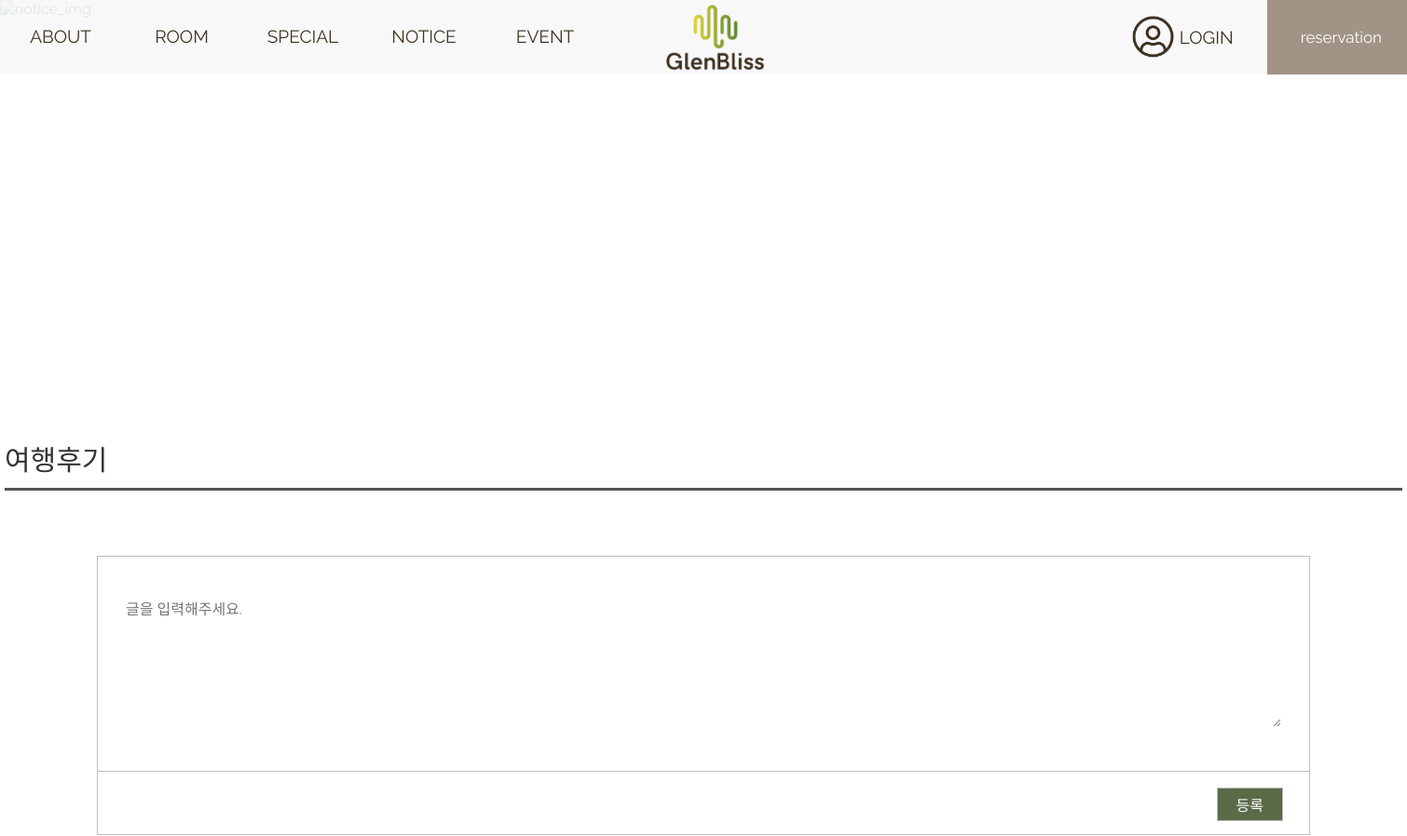
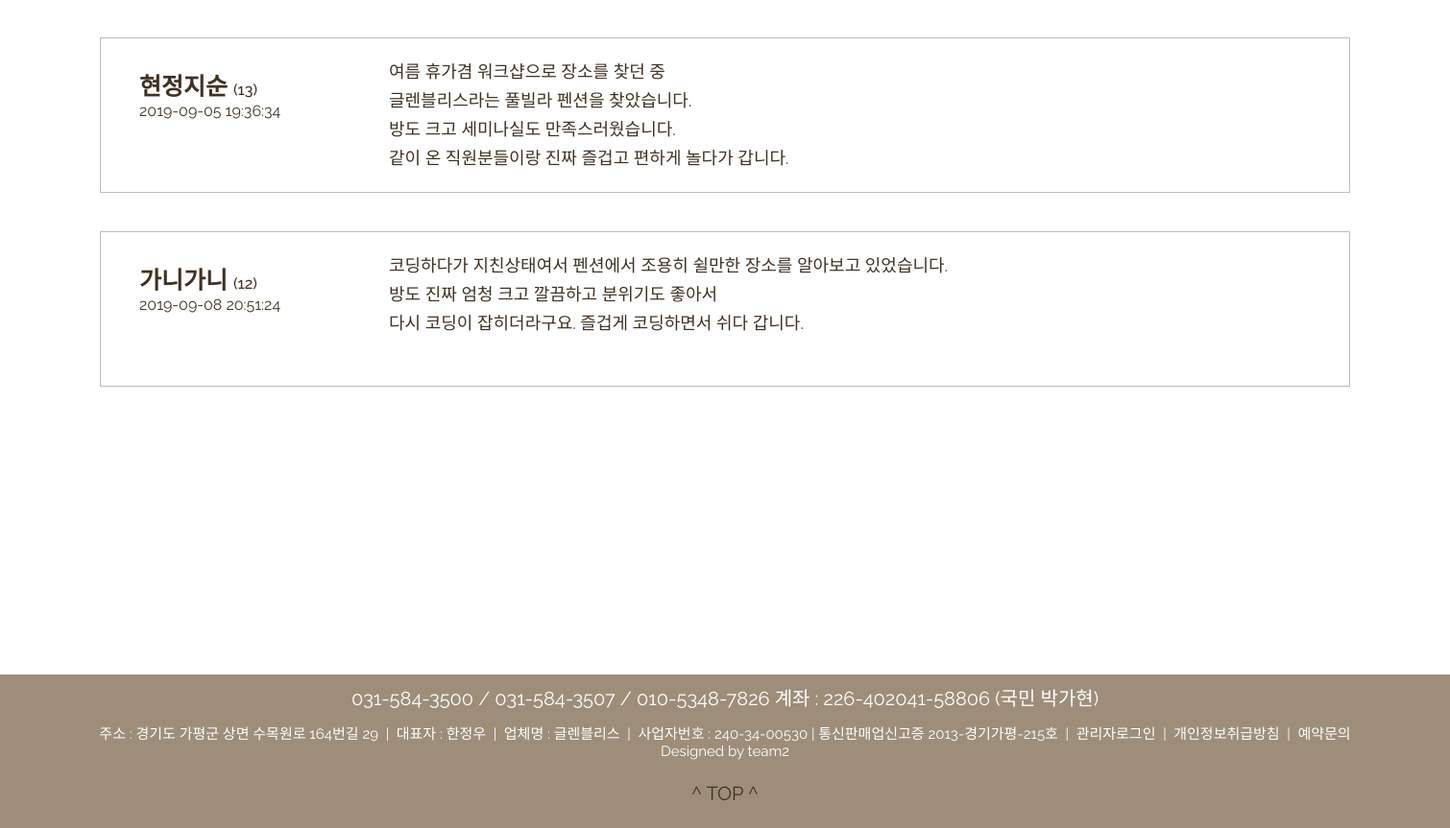
Screenshot of /GlenBliss/html/notice/review.php with the database file from the repository (2 pictures, top to bottom).
### tables this page shows
CREATE TABLE `review` (
  `REV_ID` int(11) NOT NULL,
  `REV_CONTENTS` varchar(1000) DEFAULT NULL,
  `REV_MEM_USERID` int(11) NOT NULL,
  `REV_MEM_NICKNAME` char(100) NOT NULL,
  `REV_DATE` datetime DEFAULT NULL,
  `REV_VOID` varchar(1000) DEFAULT NULL
);

### GlenBliss/php/common.php (called while the page is built, shortened)
<?php
function sqlDB(&$conn, &$result, $sql) {
        $result = @mysqli_query($conn,$sql);
        return 1;
}
?>

### GlenBliss/html/notice/review.php (the view, shortened to what this page needs)
<?php
include('../../php/common.php');
$sql = "SELECT * FROM REVIEW ORDER BY REV_ID DESC";
sqlDB($conn, $result, $sql);
while($row = mysqli_fetch_assoc($result)){
    @$ment_list .= "
        <div class='ment'>
            <div class='user'>
                <h1>".$row['REV_MEM_NICKNAME']." <span>(".$row['REV_MEM_USERID'].")</span></h1>
                <p>{$row['REV_DATE']}</p>
            </div>
            <div class='comment'>
                <p>{$row['REV_CONTENTS']}</p>
            </div>
    ";
    $ment_list .= "
        </div>
        <div class='clear'></div>
    ";
};
?>
<!DOCTYPE html>
<html lang="ko">
    <head>
        <link rel="stylesheet" href="https://cdn.jsdelivr.net/npm/xeicon@2.3.3/xeicon.min.css">
        <link rel="stylesheet" href="../../css/reset.css">
        <link rel="stylesheet" href="../../css/header.css">
        <link rel="stylesheet" href="../../css/footer.css">
        <link rel="stylesheet" href="../../css/notice/review.css">
    </head>
    <body>
        <div id="wrap">
            <?php include("../../php/header.php"); ?>
            <div class='notice_nav'>
                <div>
                    <h1><a href="./notice.php">공지사항</a>
                    </h1>
                    <h1><a href="./question.php">이용문의</a>
                    </h1>
                    <h1><a href="./review.php">여행후기</a>
                    </h1>
                    <h1><a href="./guide.php">예약안내</a>
                    </h1>
                </div>
            </div>
            <div class='contents'>
                <h2>여행후기</h2>
                <div class='horizon1'></div>
                <table class='table'>
                    <form  method='POST' action='./review.php'>
                    <tr>
                        <td><textarea name='content' placeholder="글을 입력해주세요."></textarea></td>
                    </tr>
                    <tr>
                        <td><button type='submit' name='submit'>등록</button></td>
                    </tr>
                    </form>
                </table>
                <?=@$ment_list?>
		<div class='space_box'></div>
            </div>
            <?php include("../../php/footer.php"); ?>
        </div>
    </body>
</html>

### GlenBliss/css/header.css (style rules this page uses)
html { scroll-behavior: smooth; }
#wrap { width: 100%; background-color: #fff; }

### GlenBliss/css/notice/review.css (style rules this page uses)
html, body { width: 100%; }
button { cursor: pointer; }
a { text-decoration: none; color: inherit; }
.notice_nav { width: 100%; height: 400px; position: relative; }
.notice_nav > div { width: 750px; height: 40px; position: absolute; bottom: 10%; left: 50%; margin-left: -375px; }
.notice_nav h1:first-child { margin-left: 0; }
.notice_nav h1 { width: 85px; height: 40px; font-size: 22px; color: #fff; float: left; margin-left: 130px; cursor: pointer; }
.contents { width: 1500px; margin: auto; margin-top: 70px; position: relative; }
.contents h2 { font-size: 30px; color: #333; font-weight: 500; }
.contents .horizon1 { width: 100%; height: 3px; background-color: #555; margin-top: 10px; }
.contents .table { width: 1300px; height: 300px; margin: auto; margin-top: 70px; border-collapse: collapse; position: relative; }
.contents .table tbody tr:first-child { width: 100%; height: 200px; }
.contents .table tbody tr:last-child { width: 100%; height: 60px; }
.contents .table tbody tr { border: 1px solid #bdbdbd; }
.contents .table tbody tr td textarea { width: 1240px; height: 140px; margin: 30px; }
.contents .table tbody tr td button { position: absolute; right: 28.5px; margin-top: -17px; color: #fff; background-color: #5a6b47; padding: 5px 20px; border: 1px solid #bdbdbd; }
.contents .ment { width: 1300px; height: 160px; margin: auto; margin-top: 40px; border: 1px solid #bdbdbd; }
.contents .ment .user { width: 300px; height: 160px; float: left; }
.contents .ment .user h1 { font-size: 25px; margin: 30px 0 0 40px; }
.contents .ment .user h1 span { font-size: 16px; font-weight: 500; }
.contents .ment .user p { margin-left: 40px; }
.contents .ment .comment { width: 900px; height: 160px; float: left; }
.contents .ment .comment p { font-size: 18px; margin-top: 20px; line-height: 30px; }
.contents>.space_box { width: 1500px; height: 300px; }

### rows the page displays
review: REV_MEM_NICKNAME "현정지순", REV_MEM_USERID "13", REV_DATE "2019-09-05 19:36:34", REV_CONTENTS "여름 휴가겸 워크샵으로 장소를 찾던 중 글렌블리스라는 풀빌라 펜션을 찾았습니다. 방도 크고 세미나실도 만족스러웠습니다. 같이 온 직원분들이랑 진짜 즐겁고 편하게 놀다가 갑니다."
review: REV_MEM_NICKNAME "가니가니", REV_MEM_USERID "12", REV_DATE "2019-09-08 20:51:24", REV_CONTENTS "코딩하다가 지친상태여서 펜션에서 조용히 쉴만한 장소를 알아보고 있었습니다. 방도 진짜 엄청 크고 깔끔하고 분위기도 좋아서 다시 코딩이 잡히더라구요. 즐겁게 코딩하면서 쉬다 갑니다."
